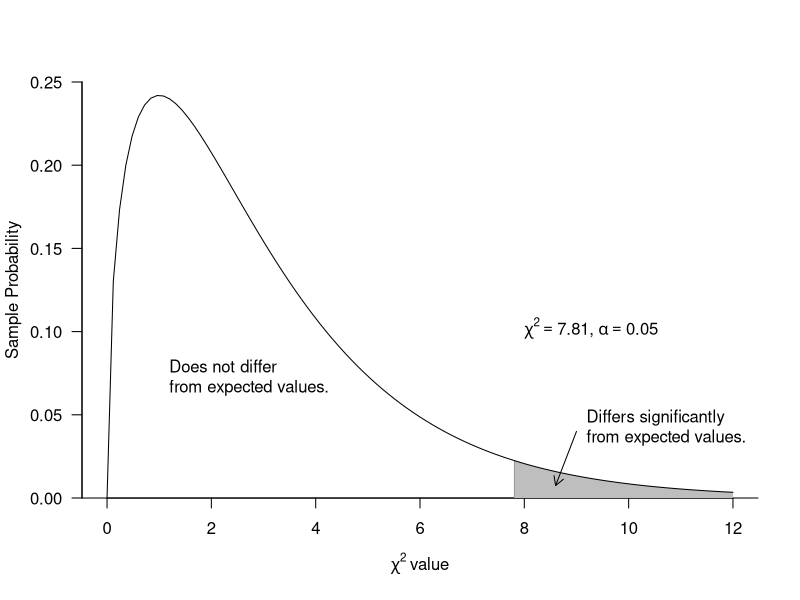

Recreate this plot in R.
df <- 3

alpha_significance<-0.05

crit.chi <- round(qchisq(1-alpha_significance, df), 2)

x <- rchisq(100000,df)

plot_x_upper_lim <- 12

op <- par(family='serif')

png(file='13_chi_distrib.png', bg="transparent", width=1000, height=607)

coord.x2 <- c(crit.chi, seq(crit.chi,plot_x_upper_lim,0.01), plot_x_upper_lim)
coord.y2 <- c(0,dchisq(seq(crit.chi,plot_x_upper_lim,0.01),df),0)
plot((density(x, adjust=2)),type="n",ylim=c(0,0.25), xlim=c(0,plot_x_upper_lim), bty='l', las = 1,
     main="", ylab="Sample Probability", xlab=bquote(chi^2 ~ "value"), yaxs = "i")
polygon(coord.x2,coord.y2, col='gray', border=NA)

segments(crit.chi,0, crit.chi,0.022, lty=1, col='grey60')
curve(dchisq(x, df), add=TRUE)

text(crit.chi,0.1,bquote(chi^2==.(crit.chi)*',' ~ alpha==0.05), pos=4)

text(1,0.07, "Does not differ \nfrom expected values.", pos=4)
text(9, 0.04, "Differs significantly \nfrom expected values.", pos=4)
arrows(8.6, 0.0075, 9,0.04, code=1, length=0.1)


par(op)

dev.off()



